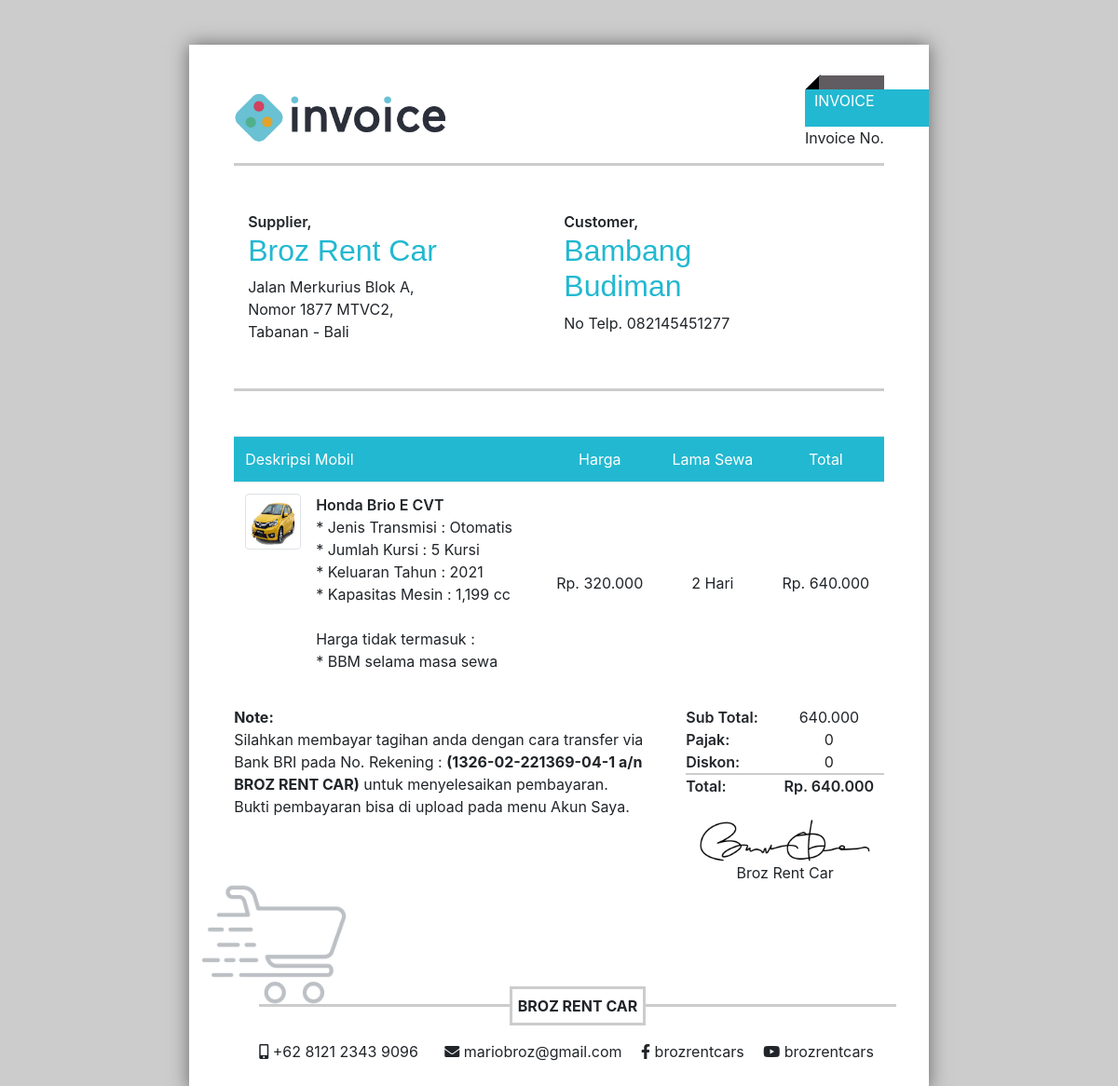
Screenshot of /invoice/invoice.php (signed in) with the database file from the repository.
### tables this page shows
CREATE TABLE `datasewa` (
  `id_sewa` int(11) NOT NULL,
  `no_ktp` varchar(50) NOT NULL,
  `bukti_ktp` varchar(200) NOT NULL,
  `tgl_sewa` date NOT NULL,
  `lama_sewa` int(3) NOT NULL,
  `status` enum('0','1') DEFAULT NULL,
  `bukti_bayar` varchar(200) DEFAULT NULL,
  `id_cst` int(11) NOT NULL,
  `id_mobil` int(11) NOT NULL
);

CREATE TABLE `customer` (
  `id_cst` int(11) NOT NULL,
  `nama_cst` varchar(100) NOT NULL,
  `no_telp` varchar(15) NOT NULL,
  `username` varchar(100) NOT NULL,
  `password` varchar(250) NOT NULL
);

CREATE TABLE `mobil` (
  `id_mobil` int(11) NOT NULL,
  `nopol` varchar(50) NOT NULL,
  `merk` varchar(50) NOT NULL,
  `nama_mobil` varchar(100) NOT NULL,
  `warna` varchar(20) NOT NULL,
  `gambar` varchar(200) NOT NULL,
  `tahun` varchar(10) NOT NULL,
  `harga` int(10) NOT NULL,
  `transmisi` varchar(50) NOT NULL,
  `mesin` varchar(50) NOT NULL,
  `kursi` int(5) NOT NULL,
  `status` enum('0','1') DEFAULT NULL,
  `id_pemilik` int(11) NOT NULL
);

### functions.php (called while the page is built, shortened)
<?php
$conn = mysqli_connect("localhost", "root", "", "rentcar");
function query($query)
{
    global $conn;
    $result = mysqli_query($conn, $query);
    $rows = [];
    while ($row = mysqli_fetch_assoc($result)) {
        $rows[] = $row;
    }
    return $rows;
}

### invoice/invoice.php (the view, shortened to what this page needs)
<?php
require '../functions.php';
$id_cst = $_SESSION["id_cst"];
$id_sewa = $_GET["id_sewa"];
$data_sewa = query("SELECT customer.nama_cst, customer.no_telp, mobil.merk, mobil.transmisi, mobil.kursi, mobil.warna, mobil.tahun, mobil.mesin, mobil.nama_mobil, mobil.harga, mobil.gambar, datasewa.id_sewa, datasewa.tgl_sewa, datasewa.lama_sewa, (harga*lama_sewa) AS total_biaya, datasewa.status FROM customer
INNER JOIN datasewa ON datasewa.id_cst = customer.id_cst
INNER JOIN mobil ON datasewa.id_mobil = mobil.id_mobil WHERE datasewa.id_cst = $id_cst")[0];
?>
<!DOCTYPE html>
<html lang="en">
  <head>
    <link
      rel="stylesheet"
      href="https://maxcdn.bootstrapcdn.com/bootstrap/4.0.0/css/bootstrap.min.css"
    />
    <link
      rel="stylesheet"
      href="https://cdnjs.cloudflare.com/ajax/libs/font-awesome/5.15.1/css/all.min.css"
    />
    <link rel="stylesheet" href="style.css" />
  </head>
  <body>
    <div class="my-5 page" size="A4">
      <div class="p-5">
        <section class="top-content bb d-flex justify-content-between">
          <div class="logo">
            <img src="logo.png" alt="" class="img-fluid" />
          </div>
          <div class="top-left">
            <div class="graphic-path">
              <p>Invoice</p>
            </div>
            <div class="position-relative">
              <p>Invoice No. <span><?= $id_sewa ?></span></p>
            </div>
          </div>
        </section>
        <section class="store-user mt-5 mb-5 bb">
          <div class="col-10">
            <div class="row pb-3">
              <div class="col-7">
                <p>Supplier,</p>
                <h2>Broz Rent Car</h2>
                <p class="address">
                  Jalan Merkurius Blok A, <br>
                  Nomor 1877 MTVC2, <br>
                  Tabanan - Bali
                </p>
              </div>
              <div class="col-5">
                <p>Customer,</p>
                <h2><?= $data_sewa["nama_cst"]; ?></h2>
                <p class="address">
                  No Telp. <?= $data_sewa["no_telp"]; ?><br>
                </p>
              </div>
            </div>
          </div>
        </section>
        <section class="product-area mt-4">
          <table class="table table-hover">
            <thead>
              <tr>
                <td>Deskripsi Mobil</td>
                <td>Harga</td>
                <td>Lama Sewa</td>
                <td>Total</td>
              </tr>
            </thead>
            <tbody>
              <tr>
                <td>
                  <div class="media">
                    <img
                      class="mr-3 img-thumbnail"
                      src="../img/<?= $data_sewa["gambar"]; ?>" width="340"
                    >
                    <div class="media-body">
                      <p class="mt-0 title"><?= $data_sewa["merk"]; ?> <?= $data_sewa["nama_mobil"]; ?></p>
                      <p>* Jenis Transmisi : <?= $data_sewa["transmisi"]; ?> <br>
                         * Jumlah Kursi : <?= $data_sewa["kursi"]; ?> Kursi <br>
                         * Keluaran Tahun : <?= $data_sewa["tahun"]; ?> <br>
                         * Kapasitas Mesin : <?= $data_sewa["mesin"]; ?> <br><br>
                         Harga tidak termasuk : <br>
                         * BBM selama masa sewa
                      </p>
                    </div>
                  </div>
                </td>
                <td>Rp. <?=number_format($data_sewa["harga"],0,",",".") ?></td>
                <td><?= $data_sewa["lama_sewa"]; ?> Hari</td>
                <td>Rp. <?=number_format($data_sewa["total_biaya"],0,",",".") ?></td>
              </tr>
            </tbody>
          </table>
        </section>
        <section class="balance-info mt-4">
          <div class="row">
            <div class="col-8">
              <p class="m-0 font-weight-bold">Note:</p>
              <p>
            Silahkan membayar tagihan anda dengan cara transfer via <br> Bank BRI pada No. Rekening :
            <strong>(1326-02-221369-04-1 a/n BROZ RENT CAR)</strong> untuk menyelesaikan pembayaran. <br>
            Bukti pembayaran bisa di upload pada menu Akun Saya.
              </p>
            </div>
            <div class="col-4">
              <table class="table border-0 table-hover">
                <tr>
                  <td>Sub Total:</td>
                  <td><?=number_format($data_sewa["total_biaya"],0,",",".") ?></td>
                </tr>
                <tr>
                  <td>Pajak:</td>
                  <td>0</td>
                </tr>
                <tr>
                  <td>Diskon:</td>
                  <td>0</td>
                </tr>
                <tfoot>
                  <tr>
                    <td>Total:</td>
                    <td>Rp. <?=number_format($data_sewa["total_biaya"],0,",",".") ?></td>
                  </tr>
                </tfoot>
              </table>
              <div class="col-12 mt-4">
                <img src="signature.png" class="img-fluid" alt="" />
                <p class="text-center m-0">Broz Rent Car</p>
              </div>
            </div>
          </div>
        </section>
        <img src="cart.jpg" class="img-fluid cart-bg" alt="" />
        <footer>
          <p class="m-0 text-center font-weight-bold">
            BROZ RENT CAR
          </p>
          <div class="social pt-3">
            <span class="pr-4">
              <i class="fas fa-mobile-alt"></i>
              <span>+62 8121 2343 9096</span>
            </span>
            <span class="pr-3">
              <i class="fas fa-envelope"></i>
              <span>mariobroz@gmail.com</span>
            </span>
            <span class="pr-3">
              <i class="fab fa-facebook-f"></i>
              <span>brozrentcars</span>
            </span>
            <span class="pr-4">
              <i class="fab fa-youtube"></i>
              <span>brozrentcars</span>
            </span>
          </div>
        </footer>
      </div>
    </div>
  </body>
</html>

### invoice/style.css (style rules this page uses)
:root { --body-bg: rgb(204, 204, 204); --white: #ffffff; --darkWhite: #ccc; --black: #000000; --dark: #615c60; --themeColor: #22b8d1; --pageShadow: 0 0 0.5cm rgba(0, 0, 0, 0.5); }
body { background-color: var(--body-bg); }
.page { background: var(--white); display: block; margin: 0 auto; position: relative; box-shadow: var(--pageShadow); }
.page[size="A4"] { width: 21cm; height: 29.7cm; overflow: hidden; }
.bb { border-bottom: 3px solid var(--darkWhite); }
.top-content { padding-bottom: 15px; }
.logo img { height: 60px; }
.top-left p { margin: 0; }
.top-left .graphic-path { height: 40px; position: relative; }
.top-left .graphic-path::before { content: ""; height: 20px; background-color: var(--dark); position: absolute; left: 15px; right: 0; top: -15px; z-index: 2; }
.top-left .graphic-path::after { content: ""; height: 22px; width: 17px; background: var(--black); position: absolute; top: -13px; left: 6px; transform: rotate(45deg); }
.top-left .graphic-path p { color: var(--white); height: 40px; left: 0; right: -100px; text-transform: uppercase; background-color: var(--themeColor); font: 26px; z-index: 3; position: absolute; padding-left: 10px; }
.store-user { padding-bottom: 25px; }
.store-user p { margin: 0; font-weight: 600; }
.store-user .address { font-weight: 400; }
.store-user h2 { color: var(--themeColor); font-family: 'Rajdhani', sans-serif; }
thead { color: var(--white); background: var(--themeColor); }
.table td, .table th { text-align: center; vertical-align: middle; }
tr th:first-child, tr td:first-child { text-align: left; }
.media img { height: 60px; width: 60px; }
.media p { font-weight: 400; margin: 0; }
.media p.title { font-weight: 600; }
.balance-info .table td, .balance-info .table th { padding: 0; border: 0; }
.balance-info tr td:first-child { font-weight: 600; }
tfoot { border-top: 2px solid var(--darkWhite); }
tfoot td { font-weight: 600; }
.cart-bg { height: 250px; bottom: 32px; left: -40px; opacity: 0.3; position: absolute; }
footer { text-align: center; position: absolute; bottom: 30px; left: 75px; }
footer p { padding: 6px; border: 3px solid var(--darkWhite); background-color: var(--white); display: inline-block; }

### rows the page displays
datasewa: id_cst.nama_cst "Bambang Budiman", id_cst.no_telp "082145451277", id_mobil.gambar (picture), id_mobil.merk "Honda", id_mobil.nama_mobil "Brio E CVT", id_mobil.transmisi "Otomatis", id_mobil.kursi "5", id_mobil.tahun "2021", id_mobil.mesin "1,199 cc", id_mobil.harga "320.000", lama_sewa "2"

### other values shown
$data_sewa["total_biaya"] "640.000"
